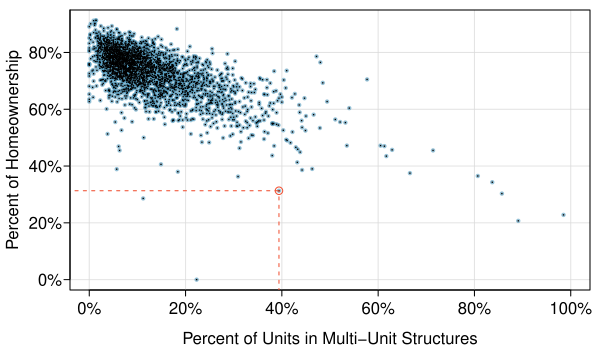

R code for this plot:
library(openintro)
data(countyComplete)
cc <- countyComplete
data(COL)

w3  <- 1 == 0
ind <- 413

if(w3){
  myPNG("MHP.png", 1200, 800,
        mar = c(3, 3.5, 0.5, 0.5),
        mgp = c(2.4, 0.5, 0),
        cex = 2)
} else {
  myPDF("multiunitsVsOwnership.pdf", 6, 3.5,
        mar = c(3, 3.5, 0.5, 0.5),
        mgp = c(2.4, 0.4, 0))
}
pch    <- 1
cex    <- sqrt(cc$pop2017 / 1e6)
colPop <- fadeColor(ifelse(cex > 0.35, COL[4], COL[1]),
                    substr(gray(0.6 + cex * 0.1), 2, 3))
colSm  <- colPop
cexF   <- 2
if(!w3){
  cex <- 0.7
  pch <- 20
  gp1 <- cex < 0.32
  colSm  <- COL[1, 3]
  colPop <- COL[1, 3]
  cexF   <- 1
}
x <- cc$housing_multi_unit
y <- cc$home_ownership
plot(x[gp1], y[gp1],
     pch = pch,
     col = colSm,
     xlab = "",
     ylab = "Percent of Homeownership",
     axes = FALSE,
     cex = ifelse(cex < 0.32, 0.32, cex)[gp1],
     xlim = c(0, 100), # range(x, na.rm = TRUE),
     ylim = range(y, na.rm = TRUE))
at  =  seq(0, 100, 20)
axis(1, at, paste0(at, "%"))
axis(2, at, paste0(at, "%"))
abline(h = at, v = at, col = COL[7, 2])
box()
points(x[!gp1], y[!gp1],
       pch = pch,
       col = colPop,
       xlab = "",
       ylab = "Percent of Homeownership",
       cex = ifelse(cex < 0.32, 0.32, cex)[!gp1])
points(cc$housing_multi_unit[!gp1],
       cc$home_ownership[!gp1],
       pch = '.')
t1 <- x[ind]
t2 <- y[ind]
lines(c(t1, t1), c(-1e5, t2),
      lty = 2,
      col = COL[4])
lines(c(-1e5, t1), c(t2, t2),
      lty = 2,
      col = COL[4])
points(t1, t2,
       col = COL[4])
mtext("Percent of Units in Multi-Unit Structures",
      1,
      1.9,
      cex = ifelse(w3, 2, 1))

if(w3){
  usr <- par("usr")
  szs <- c(0.1, 0.4, 2, 5)
  cex <- sqrt(szs) # *c(1.2, 1.1, 1, 1)
  szs <- format(szs)
  szs[1] <- paste("<", szs[1])
  text(102, 95-5, "Population Size", pos = 2)
  colPop <- rgb(ifelse(cex > 0.35, 1, 0),
                0.15 * cex, 0.05 * cex,
                0.6 + cex * 0.1)
  for(i in 1:4){
    points(82, 89 - 5 * i,
           cex = cex[i],
           col = colPop[i])
    txt <- paste(szs[i], "million")
    text(101, 89 - 5 * i, txt, pos = 2)
  }
  rect(78, 63, 120, 120)
  text(25, 10,
       "Counties with >100,000 people are colored red")
}

dev.off()

county[ind, ]
